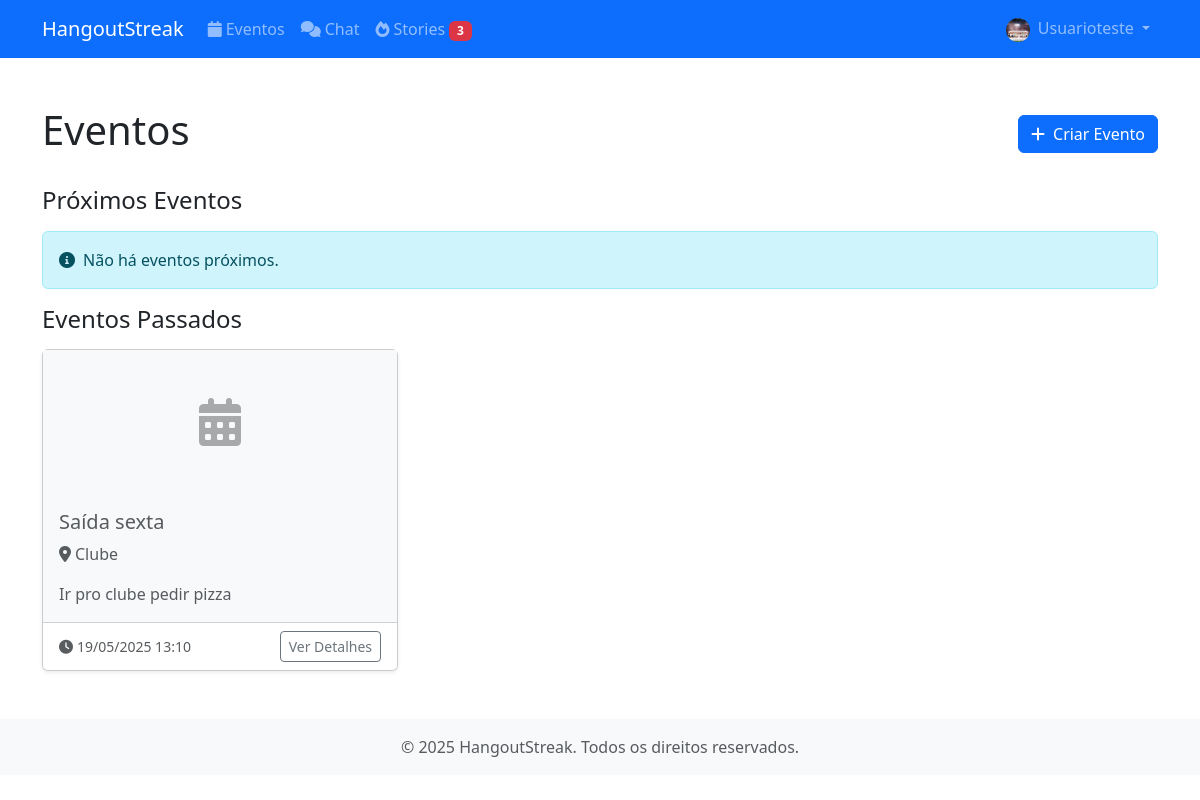
Screenshot of /events/ (signed in) with the database file from the repository.
### users/models.py (models this page shows, shortened)
class Profile(models.Model):
    user = models.OneToOneField(User, on_delete=models.CASCADE)
    avatar = models.ImageField(upload_to='profile_pics', null=True, blank=True)
    bio = models.TextField(max_length=500, blank=True)
    friends = models.ManyToManyField('self', blank=True)
    streak_count = models.IntegerField('Streak Atual', default=0)
    total_events = models.IntegerField('Total de Eventos', default=0)
    achievements = models.ManyToManyField(Achievement, blank=True, related_name='users')
    highest_streak = models.IntegerField('Maior Streak', default=0)

### events/models.py (models this page shows, shortened)
class Event(models.Model):
    title = models.CharField('Título', max_length=200)
    description = models.TextField('Descrição')
    date = models.DateTimeField('Data')
    location = models.CharField('Local', max_length=200)
    max_participants = models.IntegerField('Máximo de Participantes')
    creator = models.ForeignKey(
        User,
        on_delete=models.CASCADE,
        related_name='created_events'
    )
    participants = models.ManyToManyField(
        User,
        related_name='participating_events'
    )
    created_at = models.DateTimeField(auto_now_add=True)
    updated_at = models.DateTimeField(auto_now=True)
    image = models.ImageField(upload_to='event_pics/', null=True, blank=True)
    is_private = models.BooleanField('Evento Privado', default=False)
    class Meta:
        ordering = ['date']
        verbose_name = 'Evento'
        verbose_name_plural = 'Eventos'

### events/views.py (the view)
# urls.py: path('', views.event_list, name='list'),
@login_required
def event_list(request):
    upcoming_events = Event.objects.filter(date__gte=timezone.now()).order_by('date')
    past_events = Event.objects.filter(date__lt=timezone.now()).order_by('-date')
    context = {
        'upcoming_events': upcoming_events,
        'past_events': past_events
    }
    return render(request, 'events/list.html', context)

### templates/events/list.html (shortened to what this page needs)
{% extends 'base.html' %}
{% block content %}
<div class="container py-5">
    <div class="d-flex justify-content-between align-items-center mb-4">
        <h1>Eventos</h1>
        <a href="{% url 'events:create' %}" class="btn btn-primary">
            <i class="fas fa-plus me-2"></i>Criar Evento
        </a>
    </div>
    <h2 class="h4 mb-3">Próximos Eventos</h2>
    {% if upcoming_events %}
        <div class="row row-cols-1 row-cols-md-2 row-cols-lg-3 g-4 mb-5">
            {% for event in upcoming_events %}
                <div class="col">
                    <div class="card h-100 shadow-sm">
                        {% if event.image %}
                            <img src="{{ event.image.url }}" class="card-img-top" alt="{{ event.title }}" style="height: 200px; object-fit: cover;">
                        {% else %}
                            <div class="bg-light text-center py-5">
                                <i class="fas fa-calendar-alt fa-3x text-muted"></i>
                            </div>
                        {% endif %}
                        <div class="card-body">
                            <h5 class="card-title">{{ event.title }}</h5>
                            <p class="card-text text-muted">
                                <i class="fas fa-map-marker-alt me-1"></i>{{ event.location }}
                            </p>
                            <p class="card-text">
                                {{ event.description|truncatewords:30 }}
                            </p>
                        </div>
                        <div class="card-footer bg-white">
                            <div class="d-flex justify-content-between align-items-center">
                                <small class="text-muted">
                                    <i class="fas fa-clock me-1"></i>{{ event.date|date:"d/m/Y H:i" }}
                                </small>
                                <a href="{% url 'events:detail' event.id %}" class="btn btn-outline-primary btn-sm">
                                    Ver Detalhes
                                </a>
                            </div>
                        </div>
                    </div>
                </div>
            {% endfor %}
        </div>
    {% else %}
        <div class="alert alert-info">
            <i class="fas fa-info-circle me-2"></i>Não há eventos próximos.
        </div>
    {% endif %}
    <h2 class="h4 mb-3">Eventos Passados</h2>
    {% if past_events %}
        <div class="row row-cols-1 row-cols-md-2 row-cols-lg-3 g-4">
            {% for event in past_events %}
                <div class="col">
                    <div class="card h-100 shadow-sm bg-light">
                        {% if event.image %}
                            <img src="{{ event.image.url }}" class="card-img-top opacity-50" alt="{{ event.title }}" style="height: 200px; object-fit: cover;">
                        {% else %}
                            <div class="bg-light text-center py-5">
                                <i class="fas fa-calendar-alt fa-3x text-muted opacity-50"></i>
                            </div>
                        {% endif %}
                        <div class="card-body">
                            <h5 class="card-title text-muted">{{ event.title }}</h5>
                            <p class="card-text text-muted">
                                <i class="fas fa-map-marker-alt me-1"></i>{{ event.location }}
                            </p>
                            <p class="card-text text-muted">
                                {{ event.description|truncatewords:30 }}
                            </p>
                        </div>
                        <div class="card-footer bg-white">
                            <div class="d-flex justify-content-between align-items-center">
                                <small class="text-muted">
                                    <i class="fas fa-clock me-1"></i>{{ event.date|date:"d/m/Y H:i" }}
                                </small>
                                <a href="{% url 'events:detail' event.id %}" class="btn btn-outline-secondary btn-sm">
                                    Ver Detalhes
                                </a>
                            </div>
                        </div>
                    </div>
                </div>
            {% endfor %}
        </div>
    {% else %}
        <div class="alert alert-info">
            <i class="fas fa-info-circle me-2"></i>Não há eventos passados.
        </div>
    {% endif %}
</div>
{% endblock %}

### templates/base.html (shortened to what this page needs)
{% load static %}
<!DOCTYPE html>
<html lang="pt-BR">
<head>
    <link href="https://cdn.jsdelivr.net/npm/bootstrap@5.3.0/dist/css/bootstrap.min.css" rel="stylesheet">
    <link href="https://cdnjs.cloudflare.com/ajax/libs/font-awesome/6.0.0/css/all.min.css" rel="stylesheet">
</head>
<body>
    <nav class="navbar navbar-expand-lg navbar-dark bg-primary">
        <div class="container">
            <a class="navbar-brand" href="{% url 'core:home' %}">HangoutStreak</a>
            <div class="collapse navbar-collapse" id="navbarNav">
                <ul class="navbar-nav me-auto">
                    {% if user.is_authenticated %}
                        <li class="nav-item">
                            <a class="nav-link" href="{% url 'events:list' %}">
                                <i class="fas fa-calendar me-1"></i>Eventos
                            </a>
                        </li>
                        <li class="nav-item">
                            <a class="nav-link" href="{% url 'chat:inbox' %}">
                                <i class="fas fa-comments me-1"></i>Chat
                            </a>
                        </li>
                        <li class="nav-item">
                            <a class="nav-link" href="{% url 'events:story_feed' %}">
                                <i class="fas fa-fire me-1"></i>Stories
                                {% if user.streaks_as_user1.count or user.streaks_as_user2.count %}
                                    <span class="badge bg-danger">
                                        {{ user.streaks_as_user1.count|add:user.streaks_as_user2.count }}
                                    </span>
                                {% endif %}
                            </a>
                        </li>
                    {% endif %}
                </ul>
                <ul class="navbar-nav">
                    {% if user.is_authenticated %}
                        <li class="nav-item dropdown">
                            <a class="nav-link dropdown-toggle" href="#" id="navbarDropdown" role="button" data-bs-toggle="dropdown">
                                {% if user.profile.avatar %}
                                    <img src="{{ user.profile.avatar.url }}" class="rounded-circle me-1" style="width: 24px; height: 24px;" alt="{{ user.username }}">
                                {% else %}
                                    <i class="fas fa-user-circle me-1"></i>
                                {% endif %}
                                {{ user.username }}
                            </a>
                        </li>
                    {% endif %}
                </ul>
            </div>
        </div>
    </nav>
    <main>
        {% block content %}{% endblock %}
    </main>
    <footer class="footer mt-auto py-3 bg-light">
        <div class="container text-center">
            <span class="text-muted">© {% now "Y" %} HangoutStreak. Todos os direitos reservados.</span>
        </div>
    </footer>
</body>
</html>

### rows the page displays
Event: title "Saída sexta", location "Clube", description "Ir pro clube pedir pizza", date "19/05/2025 13:10"

### other values shown
{{ user.streaks_as_user1.count|add:user.streaks_as_user2.count }} "3"
{{ user.username }} "Usuarioteste"
